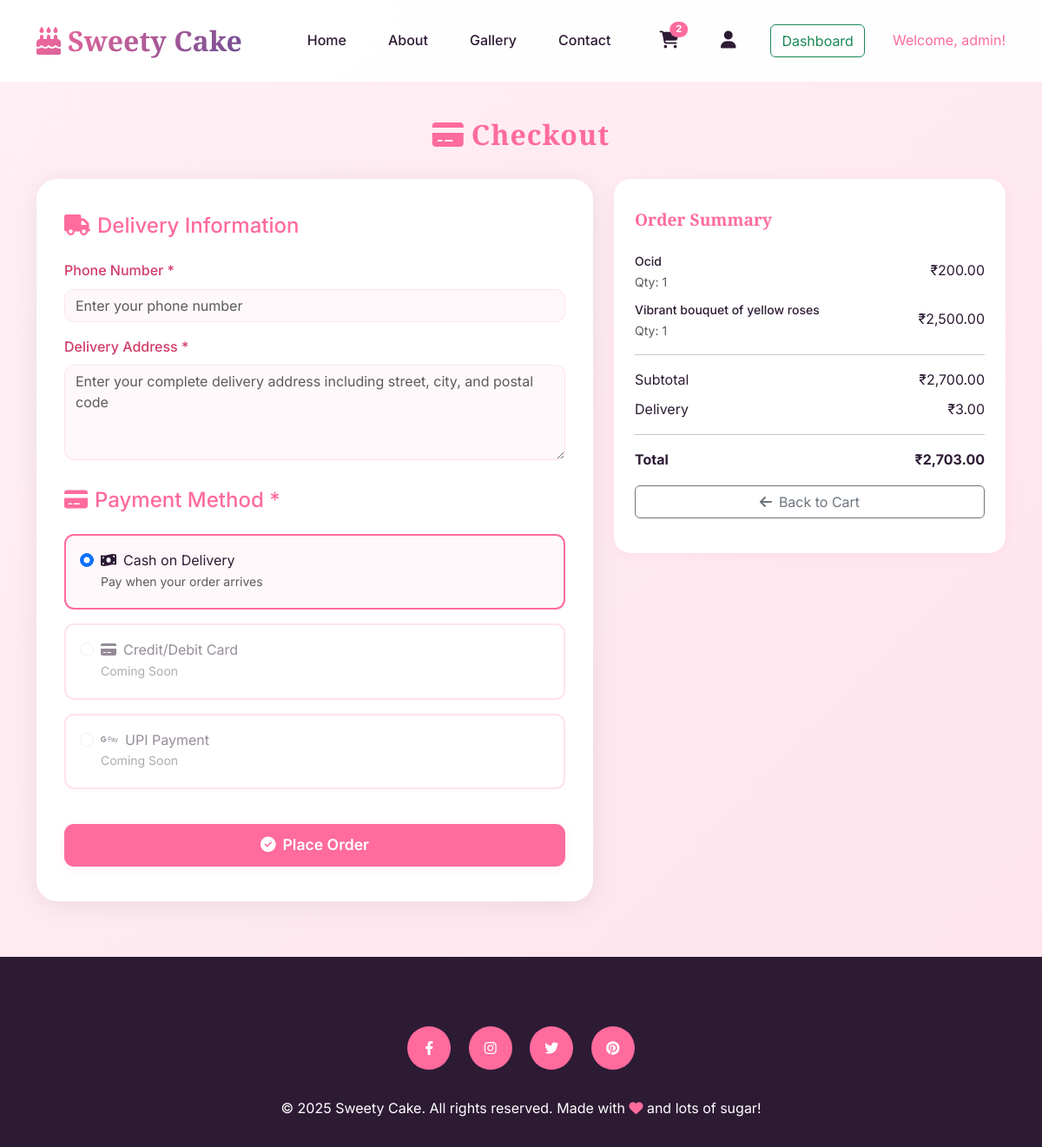
/pages/checkout.php (signed in), run on the app's committed database.
### tables this page shows
CREATE TABLE `cart` (
  `cart_id` int(100) NOT NULL,
  `user_id` int(100) DEFAULT NULL,
  `product_id` int(100) DEFAULT NULL,
  `quantity` int(100) NOT NULL DEFAULT 1,
  `added_at` timestamp NOT NULL DEFAULT current_timestamp()
);

CREATE TABLE `products` (
  `id` int(40) NOT NULL,
  `category_id` int(50) NOT NULL,
  `name` varchar(100) NOT NULL,
  `price` decimal(10,2) NOT NULL,
  `qty` int(40) NOT NULL,
  `image` varchar(255) NOT NULL,
  `description` varchar(255) NOT NULL,
  `created_at` timestamp NOT NULL DEFAULT current_timestamp()
);

### pages/checkout.php (the view, shortened to what this page needs)
<?php
include '../config/db.php';
$user_id = $_SESSION['user_id'];
try {
    $cartStmt = $conn->prepare("
        SELECT
            c.cart_id,
            c.quantity,
            p.id as product_id,
            p.name,
            p.price,
            p.image,
            (c.quantity * p.price) as item_total
        FROM cart c
        JOIN products p ON c.product_id = p.id
        WHERE c.user_id = ?
        ORDER BY c.added_at DESC
    ");
    $cartStmt->execute([$user_id]);
    $cartItems = $cartStmt->fetchAll(PDO::FETCH_ASSOC);
    $subtotal = 0;
    foreach ($cartItems as $item) {
        $subtotal += $item['item_total'];
    }
    $deliveryFee = 3.00;
    $total = $subtotal + $deliveryFee;
} catch (PDOException $e) {
    header('Location: cart.php');
    exit();
}
?>
<!DOCTYPE html>
<html lang="en">
<head>
    <link href="https://cdnjs.cloudflare.com/ajax/libs/bootstrap/5.3.0/css/bootstrap.min.css" rel="stylesheet">
    <link href="https://cdnjs.cloudflare.com/ajax/libs/font-awesome/6.4.0/css/all.min.css" rel="stylesheet">
    <link rel="stylesheet" href="../css/main.css">
</head>
<body>
        <?php include '../includes/nav.php'; ?>    <section class="checkout-section">
        <div class="container">
            <h2 class="checkout-title"><i class="fas fa-credit-card me-2"></i>Checkout</h2>
            <div class="row g-4">
                <div class="col-lg-7">
                    <div class="checkout-card">
                        <h4 style="color: var(--primary-pink); margin-bottom: 1.5rem;">
                            <i class="fas fa-truck me-2"></i>Delivery Information
                        </h4>
                        <form method="POST" action="">
                            <div class="mb-3">
                                <label for="phone" class="form-label checkout-label">Phone Number *</label>
                                <input type="tel" class="form-control" id="phone" name="phone" required
                                       placeholder="Enter your phone number"
                                       value="<?php echo isset($_POST['phone']) ? htmlspecialchars($_POST['phone']) : ''; ?>">
                            </div>
                            <div class="mb-3">
                                <label for="shipping_address" class="form-label checkout-label">Delivery Address *</label>
                                <textarea class="form-control" id="shipping_address" name="shipping_address" rows="4" required
                                          placeholder="Enter your complete delivery address including street, city, and postal code"><?php echo isset($_POST['shipping_address']) ? htmlspecialchars($_POST['shipping_address']) : ''; ?></textarea>
                            </div>
                            <h4 style="color: var(--primary-pink); margin-bottom: 1.5rem; margin-top: 2rem;">
                                <i class="fas fa-credit-card me-2"></i>Payment Method *
                            </h4>
                            <div class="payment-option">
                                <div class="form-check">
                                    <input class="form-check-input" type="radio" name="payment_method" id="cod" value="cod"
                                           <?php echo (!isset($_POST['payment_method']) || $_POST['payment_method'] === 'cod') ? 'checked' : ''; ?>>
                                    <label class="form-check-label" for="cod">
                                        <i class="fas fa-money-bill-wave me-2"></i>Cash on Delivery
                                        <small class="d-block text-muted">Pay when your order arrives</small>
                                    </label>
                                </div>
                            </div>
                            <div class="payment-option">
                                <div class="form-check">
                                    <input class="form-check-input" type="radio" name="payment_method" id="card" value="card" disabled>
                                    <label class="form-check-label" for="card">
                                        <i class="fas fa-credit-card me-2"></i>Credit/Debit Card
                                        <small class="d-block text-muted">Coming Soon</small>
                                    </label>
                                </div>
                            </div>
                            <div class="payment-option">
                                <div class="form-check">
                                    <input class="form-check-input" type="radio" name="payment_method" id="upi" value="upi" disabled>
                                    <label class="form-check-label" for="upi">
                                        <i class="fab fa-google-pay me-2"></i>UPI Payment
                                        <small class="d-block text-muted">Coming Soon</small>
                                    </label>
                                </div>
                            </div>
                            <button type="submit" class="btn btn-theme w-100 mt-4">
                                <i class="fas fa-check-circle me-2"></i>Place Order
                            </button>
                        </form>
                    </div>
                </div>                <div class="col-lg-5">
                    <div class="order-summary">
                        <div class="order-summary-title">Order Summary</div>
                        <?php foreach ($cartItems as $item): ?>
                        <div class="d-flex justify-content-between align-items-center mb-2">
                            <div>
                                <small class="fw-medium"><?php echo htmlspecialchars($item['name']); ?></small>
                                <small class="d-block text-muted">Qty: <?php echo $item['quantity']; ?></small>
                            </div>
                            <span>₹<?php echo number_format($item['item_total'], 2); ?></span>
                        </div>
                        <?php endforeach; ?>
                        <hr>
                        <div class="d-flex justify-content-between mb-2">
                            <span>Subtotal</span>
                            <span>₹<?php echo number_format($subtotal, 2); ?></span>
                        </div>
                        <div class="d-flex justify-content-between mb-2">
                            <span>Delivery</span>
                            <span>₹<?php echo number_format($deliveryFee, 2); ?></span>
                        </div>
                        <hr>
                        <div class="d-flex justify-content-between mb-3">
                            <strong>Total</strong>
                            <strong>₹<?php echo number_format($total, 2); ?></strong>
                        </div>
                        <a href="cart.php" class="btn btn-outline-secondary w-100 mb-2">
                            <i class="fas fa-arrow-left me-2"></i>Back to Cart
                        </a>
                    </div>
                </div>
            </div>
        </div>
    </section>
<?php include '../includes/footer.php'; ?>
</body>
</html>

### css/main.css (style rules this page uses)
:root { --primary-pink: #ff6b9d; --secondary-pink: #ffc3d9; --accent-gold: #f4c430; --deep-purple: #6a4c93; --cream: #fff8f3; --dark-chocolate: #2d1b34; --soft-lavender: #f8f6ff; --gradient-main: linear-gradient(135deg, #ff6b9d 0%, #6a4c93 100%); --gradient-light: linear-gradient(135deg, #fff8f3 0%, #ffc3d9 100%); }
* { margin: 0; padding: 0; box-sizing: border-box; }
body { font-family: 'Inter', sans-serif; line-height: 1.6; color: var(--dark-chocolate); overflow-x: hidden; }

### pages/checkout.php (style rules this page uses)
body { background: linear-gradient(135deg, #fff0f6 0%, #ffe3ec 100%); min-height: 100vh; font-family: 'Inter', sans-serif; }
.checkout-section { padding: 3.5rem 0 2rem 0; margin-top: 80px; }
.checkout-title { font-family: 'Playfair Display', serif; color: var(--primary-pink, #e75480); font-weight: 700; margin-bottom: 2rem; text-align: center; letter-spacing: 1px; }
.checkout-card { background: #fff; border-radius: 1.5rem; box-shadow: 0 4px 32px rgba(0,0,0,0.08); padding: 2.5rem 2rem; margin-bottom: 2rem; }
.checkout-label { font-weight: 500; color: #d13c6a; }
.form-control { border-radius: 0.7rem; border: 1.5px solid #ffe3ec; background: #fff8fa; }
.order-summary { background: #fff; border-radius: 1.2rem; box-shadow: 0 2px 16px rgba(231,84,128,0.08); padding: 2rem 1.5rem; }
.order-summary-title { font-family: 'Playfair Display', serif; color: var(--primary-pink, #e75480); font-size: 1.2rem; font-weight: 600; margin-bottom: 1.2rem; }
.btn-theme { background: var(--primary-pink, #e75480); color: #fff; border: none; border-radius: 0.7rem; font-weight: 600; font-size: 1.1rem; padding: 0.7rem 0; margin-top: 0.5rem; box-shadow: 0 2px 12px rgba(231,84,128,0.10); transition: background 0.2s, box-shadow 0.2s; }
.payment-option { border: 2px solid #ffe3ec; border-radius: 0.7rem; padding: 1rem; margin-bottom: 1rem; cursor: pointer; transition: all 0.3s ease; }
.payment-option.selected { border-color: var(--primary-pink); background: #fff8fa; }

### data on the page
cart: product.name "Ocid", quantity "1", item_total "200.00"
cart: product.name "Vibrant bouquet of yellow roses", quantity "1", item_total "2,500.00"

### other printed values
$cartCount "2"
$_SESSION['user_name'] "admin"
$subtotal "2,700.00"
$deliveryFee "3.00"
$total "2,703.00"
